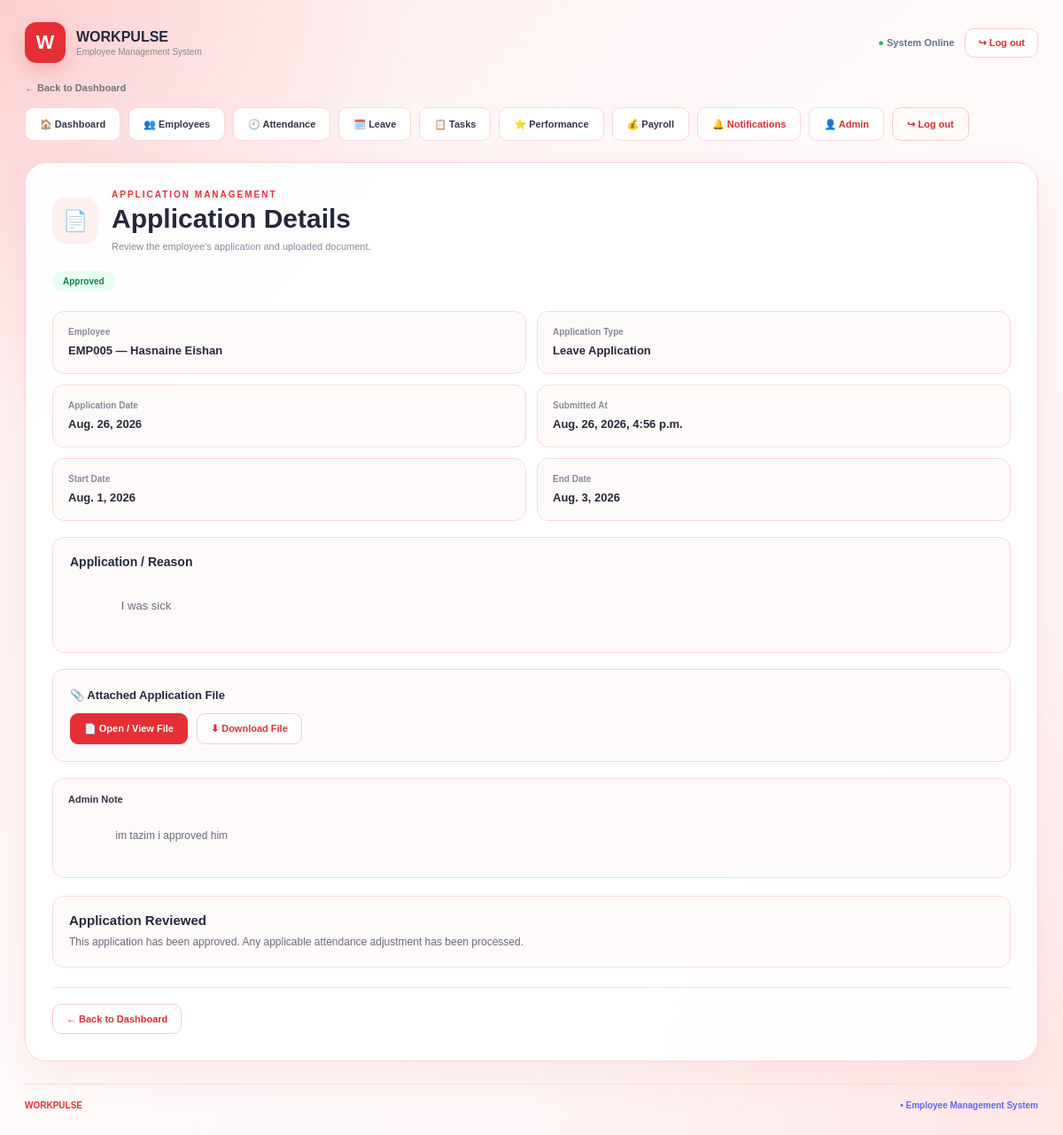
/applications/2/ (signed in), run on the app's committed database.
### core/models.py (models this page shows, shortened)
class EmployeeApplication(models.Model):
    APPLICATION_TYPE_CHOICES = [
        (
            'attendance_adjustment',
            'Attendance Adjustment'
        ),
        (
            'leave_application',
            'Leave Application'
        ),
        (
            'other',
            'Other Application'
        ),
    ]
    STATUS_CHOICES = [
        ('pending', 'Pending'),
        ('approved', 'Approved'),
        ('rejected', 'Rejected'),
    ]
    employee = models.ForeignKey(
        Employee,
        on_delete=models.CASCADE,
        related_name='applications'
    )
    title = models.CharField(
        max_length=200
    )
    application_type = models.CharField(
        max_length=30,
        choices=APPLICATION_TYPE_CHOICES,
        default='attendance_adjustment'
    )
    application_date = models.DateField(
        default=timezone.localdate
    )
    start_date = models.DateField(
        null=True,
        blank=True
    )
    end_date = models.DateField(
        null=True,
        blank=True
    )
    reason = models.TextField()
    attachment = models.FileField(
        upload_to='employee_applications/%Y/%m/',
        null=True,
        blank=True,
        validators=[
            FileExtensionValidator(
                allowed_extensions=[
                    'pdf',
                    'jpg',
                    'jpeg',
                    'png',
                    'doc',
                    'docx'
                ]
            )
        ]
    )
    status = models.CharField(
        max_length=20,
        choices=STATUS_CHOICES,
        default='pending'
    )
    admin_note = models.TextField(
        blank=True
    )
    reviewed_by = models.ForeignKey(
        User,
        on_delete=models.SET_NULL,
        null=True,
        blank=True,
        related_name='reviewed_employee_applications'
    )
    reviewed_at = models.DateTimeField(
        null=True,
        blank=True
    )
    created_at = models.DateTimeField(
        auto_now_add=True
    )
    updated_at = models.DateTimeField(
        auto_now=True
    )
    class Meta:
        ordering = ['-created_at']

class Employee(models.Model):
    user = models.OneToOneField(
        User,
        on_delete=models.SET_NULL,
        null=True,
        blank=True,
        related_name='employee_profile'
    )
    employee_id = models.CharField(
        max_length=20,
        unique=True
    )
    full_name = models.CharField(
        max_length=100
    )
    email = models.EmailField(
        unique=True
    )
    phone = models.CharField(
        max_length=20
    )
    department = models.CharField(
        max_length=100
    )
    designation = models.CharField(
        max_length=100
    )
    joining_date = models.DateField()
    monthly_salary = models.DecimalField(
        max_digits=12,
        decimal_places=2,
        default=0
    )
    is_active = models.BooleanField(
        default=True
    )

### core/views.py (the view, shortened to what this page needs)
@admin_required
def application_detail(request, application_id):
    application = get_object_or_404(
        EmployeeApplication.objects.select_related('employee'),
        id=application_id
    )
    return render(
        request,
        'core/application_detail.html',
        {
            'application': application,
            'attendance_status_choices': Attendance.STATUS_CHOICES,
        }
    )

### core/templates/core/application_detail.html (shortened to what this page needs)
{% load static %}
<!DOCTYPE html>
<html lang="en">
<head>
    <link
        rel="stylesheet"
        href="{% static 'core/css/style.css' %}"
    >
</head>
<body>
<div class="application-page">
    <header class="top-header">
        <div class="brand-area">
            <div class="brand-logo">
                W
            </div>
            <div class="brand-text">
                <strong>
                    WORKPULSE
                </strong>
                <span>
                    Employee Management System
                </span>
            </div>
        </div>
        <div class="header-right">
            <span class="system-online">
                <span>●</span>
                System Online
            </span>
            <a
                href="{% url 'logout' %}"
                class="logout-btn"
            >
                ↪ Log out
            </a>
        </div>
    </header>
    <a
        href="{% url 'dashboard_page' %}"
        class="back-dashboard"
    >
        ← Back to Dashboard
    </a>
    <nav class="admin-nav">
        <a href="{% url 'dashboard_page' %}">
            🏠 Dashboard
        </a>
        <a href="{% url 'employee_list' %}">
            👥 Employees
        </a>
        <a href="{% url 'attendance_list' %}">
            🕘 Attendance
        </a>
        <a href="{% url 'leave_list' %}">
            🗓️ Leave
        </a>
        <a href="{% url 'task_list' %}">
            📋 Tasks
        </a>
        <a href="{% url 'performance_list' %}">
            ⭐ Performance
        </a>
        <a href="{% url 'payroll_list' %}">
            💰 Payroll
        </a>
        <a
            href="{% url 'notification_list' %}"
            class="notification-link"
        >
            🔔 Notifications
        </a>
        <a
            href="{% url 'admin_profile' %}"
            class="admin-link"
        >
            👤 Admin
        </a>
        <a
            href="{% url 'logout' %}"
            class="logout-link"
        >
            ↪ Log out
        </a>
    </nav>
    <section class="application-card">
        <div class="page-heading">
            <div class="page-icon">
                📄
            </div>
            <div class="page-heading-content">
                <span class="section-label">
                    APPLICATION MANAGEMENT
                </span>
                <h1>
                    Application Details
                </h1>
                <p>
                    Review the employee's application and uploaded document.
                </p>
            </div>
        </div>
        <div class="application-status">
            {% if application.status == 'pending' %}
                <span class="status-badge status-pending">
                    Pending
                </span>
            {% elif application.status == 'approved' %}
                <span class="status-badge status-approved">
                    Approved
                </span>
            {% elif application.status == 'rejected' %}
                <span class="status-badge status-rejected">
                    Rejected
                </span>
            {% else %}
                <span class="status-badge">
                    {{ application.get_status_display }}
                </span>
            {% endif %}
        </div>
        <div class="application-meta">
            <div class="application-box">
                <small>
                    Employee
                </small>
                <strong>
                    {{ application.employee.employee_id }}
                    —
                    {{ application.employee.full_name }}
                </strong>
            </div>
            <div class="application-box">
                <small>
                    Application Type
                </small>
                <strong>
                    {{ application.get_application_type_display }}
                </strong>
            </div>
            <div class="application-box">
                <small>
                    Application Date
                </small>
                <strong>
                    {{ application.application_date }}
                </strong>
            </div>
            <div class="application-box">
                <small>
                    Submitted At
                </small>
                <strong>
                    {{ application.created_at }}
                </strong>
            </div>
            {% if application.start_date %}
            <div class="application-box">
                <small>
                    Start Date
                </small>
                <strong>
                    {{ application.start_date }}
                </strong>
            </div>
            {% endif %}
            {% if application.end_date %}
            <div class="application-box">
                <small>
                    End Date
                </small>
                <strong>
                    {{ application.end_date }}
                </strong>
            </div>
            {% endif %}
        </div>
        <div class="application-reason">
            <h3>
                Application / Reason
            </h3>
            <p>
                {{ application.reason }}
            </p>
        </div>
        <div class="attachment-box">
            <strong>
                📎 Attached Application File
            </strong>
            {% if application.attachment %}
                <div class="attachment-buttons">
                    <a
                        href="{{ application.attachment.url }}"
                        target="_blank"
                        rel="noopener"
                        class="attachment-btn"
                    >
                        📄 Open / View File
                    </a>
                    <a
                        href="{{ application.attachment.url }}"
                        download
                        class="attachment-btn attachment-download"
                    >
                        ⬇ Download File
                    </a>
                </div>
            {% else %}
                <p class="no-file">
                    No file was attached.
                </p>
            {% endif %}
        </div>
        {% if application.admin_note %}
        <div class="admin-note">
            <strong>
                Admin Note
            </strong>
            <p>
                {{ application.admin_note }}
            </p>
        </div>
        {% endif %}
        {% if application.status == 'pending' %}
        <div class="review-box">
            <h2>
                Review Application
            </h2>
            <p class="review-description">
                Approve or reject this application.
                For attendance applications, you can also update
                attendance information before approving.
            </p>
            <form method="POST">
                {% csrf_token %}
                <div class="input-group">
                    <label for="admin_note">
                        Admin Note
                    </label>
                    <textarea
                        id="admin_note"
                        name="admin_note"
                        rows="4"
                        placeholder="Write a note for the employee..."
                    ></textarea>
                </div>
                <!-- =================================================
                     ATTENDANCE ADJUSTMENT
                ================================================= -->
                {% if application.application_type == 'attendance_adjustment' %}
                <div class="attendance-adjustment">
                    <h3>
                        Attendance Adjustment
                    </h3>
                    <p>
                        Update attendance information before approving
                        this application.
                    </p>
                    <div class="input-group">
                        <label for="attendance_date">
                            Attendance Date
                        </label>
                        <input
                            type="date"
                            id="attendance_date"
                            name="attendance_date"
                            value="{{ application.start_date|date:'Y-m-d' }}"
                        >
                    </div>
                    <div class="input-group">
                        <label for="attendance_status">
                            Attendance Status
                        </label>
                        <select
                            id="attendance_status"
                            name="attendance_status"
                        >
                            {% for value, label in attendance_status_choices %}
                                <option value="{{ value }}">
                                    {{ label }}
                                </option>
                            {% endfor %}
                        </select>
                    </div>
                    <div class="form-row">
                        <div class="input-group">
                            <label for="check_in">
                                Check In
                            </label>
                            <input
                                type="time"
                                id="check_in"
                                name="check_in"
                            >
                        </div>
                        <div class="input-group">
                            <label for="check_out">
                                Check Out
                            </label>
                            <input
                                type="time"
                                id="check_out"
                                name="check_out"
                            >
                        </div>
                    </div>
                </div>
                {% endif %}
                <!-- =================================================
                     APPROVE / REJECT BUTTONS
                ================================================= -->
                <div class="application-actions">
                    <button
                        type="submit"
                        name="action"
                        value="reject"
                        class="reject-btn"
                    >
                        ✕ Reject
                    </button>
                    <button
                        type="submit"
                        name="action"
                        value="approve"
                        class="approve-btn"
                    >
                        ✓ Approve Application
                    </button>
                </div>
            </form>
        </div>
        {% else %}
        <div class="completed-review">
            <h3>
                Application Reviewed
            </h3>
            {% if application.status == 'approved' %}
                <p>
                    This application has been approved.
                    Any applicable attendance adjustment
                    has been processed.
                </p>
            {% elif application.status == 'rejected' %}
                <p>
                    This application has been rejected.
                </p>
            {% else %}
                <p>
                    This application has already been reviewed.
                </p>
            {% endif %}
        </div>
        {% endif %}
        <div class="bottom-actions">
            <a
                href="{% url 'dashboard_page' %}"
                class="dashboard-btn"
            >
                ← Back to Dashboard
            </a>
        </div>
    </section>
    <footer class="page-footer">
        <span class="footer-brand">
            WORKPULSE
        </span>
        <span>
            • Employee Management System
        </span>
    </footer>
</div>
</body>
</html>

### data on the page
EmployeeApplication: employee.employee_id "EMP005", employee.full_name "Hasnaine Eishan", application_type "Leave Application", application_date "Aug. 26, 2026", created_at "Aug. 26, 2026, 4:56 p.m.", start_date "Aug. 1, 2026", end_date "Aug. 3, 2026", reason "I was sick", admin_note "im tazim i approved him"
